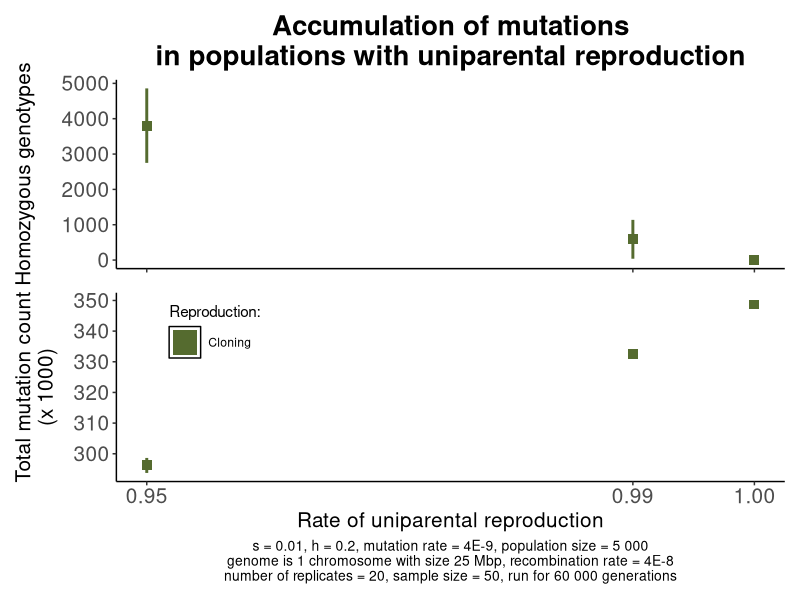

Write the R code that produced this figure.
library(ggplot2)
library(patchwork)
library(dplyr)

replicate_number=20
colours <- c("Cloning"="darkolivegreen")

#Selfing_recessive_load_all <- read.csv("Data_selfing_recessive_load.csv")
#Selfing_additive_load_all <- read.csv("Data_selfing_additive_load.csv")
#Selfing_fixed_mutations_all <- read.csv("Data_selfing_fixed_mutations.csv")

Cloning_recessive_load_all <- read.csv("Data_cloning_recessive_load.csv")
Cloning_additive_load_all <- read.csv("Data_cloning_additive_load.csv")
Cloning_fixed_mutations_all <- read.csv("Data_cloning_fixed_mutations.csv")

for (h_coefficient in c(0.2)) {

#filename_rec_selfing <- Selfing_recessive_load_all %>% filter(Dominance_coefficient == h_coefficient)
#filename_add_selfing <- Selfing_additive_load_all %>% filter(Dominance_coefficient == h_coefficient)
#filename_fix_selfing <- Selfing_fixed_mutations_all %>% filter(Dominance_coefficient == h_coefficient)

#Selfing_rec_max <- filename_rec_selfing$Expected_recessive_load+1.96*filename_rec_selfing$SD_recessive_load/sqrt(replicate_number)
#Selfing_rec_min <- filename_rec_selfing$Expected_recessive_load-1.96*filename_rec_selfing$SD_recessive_load/sqrt(replicate_number)

#Selfing_add_max <- filename_add_selfing$Expected_additive_load+1.96*filename_add_selfing$SD_additive_load/sqrt(replicate_number)
#Selfing_add_min <- filename_add_selfing$Expected_additive_load-1.96*filename_add_selfing$SD_additive_load/sqrt(replicate_number)


filename_rec_cloning <- Cloning_recessive_load_all %>% filter(Dominance_coefficient == h_coefficient)
filename_add_cloning <- Cloning_additive_load_all %>% filter(Dominance_coefficient == h_coefficient)
filename_fix_cloning <- Cloning_fixed_mutations_all %>% filter(Dominance_coefficient == h_coefficient)


Cloning_rec_max <- filename_rec_cloning$Expected_recessive_load+1.96*filename_rec_cloning$SD_recessive_load/sqrt(replicate_number)
Cloning_rec_min <- filename_rec_cloning$Expected_recessive_load-1.96*filename_rec_cloning$SD_recessive_load/sqrt(replicate_number)

Cloning_add_max <- filename_add_cloning$Expected_additive_load+1.96*filename_add_cloning$SD_additive_load/sqrt(replicate_number)
Cloning_add_min <- filename_add_cloning$Expected_additive_load-1.96*filename_add_cloning$SD_additive_load/sqrt(replicate_number)


Plot_recessive <- ggplot()+
	#geom_point(data = filename_rec_selfing, aes(x = Uniparenting_rate, y = Expected_recessive_load), color = "darkolivegreen2", size=3, shape=15)+
	#geom_linerange(data = filename_rec_selfing, 
	#		aes(x=Uniparenting_rate, 
	#		    ymax=Selfing_rec_max, 
	#		    ymin=Selfing_rec_min), color="darkolivegreen2", size=1)+
 
 	geom_point(data=filename_rec_cloning, aes(x=Uniparenting_rate, y=Expected_recessive_load), color="darkolivegreen", size=3, shape=15)+
	geom_linerange(data=filename_rec_cloning, 
			aes(x=Uniparenting_rate, 
			    ymax=Cloning_rec_max, 
			    ymin=Cloning_rec_min), color="darkolivegreen", size=1)+
	
	labs(y="Homozygous genotypes",
	     x="Rate of uniparental reproduction",
	     title="Accumulation of mutations\nin populations with uniparental reproduction")+
	 theme(panel.grid.major=element_blank(),
    	      panel.grid.minor=element_blank(),
    	      panel.background=element_blank(),
    	      axis.line = element_line(color="black"),
    	     
    	      plot.title=element_text(size=20, hjust=0.5, face="bold"),
	      plot.subtitle=element_text(size=15, hjust=1, face="bold"),
	      axis.title.y=element_text(size=15),
	      axis.title.x=element_blank(),
	      
	      axis.text.x=element_text(size=0),
	      axis.text.y=element_text(size=15),
	      
	      legend.position="none")+
	scale_colour_manual(values = colours)+
	scale_x_continuous(breaks=c(0.95, 0.99, 1))
		   
Plot_additive <- ggplot()+
	#geom_point(data=filename_add_selfing, aes(x=Uniparenting_rate, y=Expected_additive_load/1000, colour="Selfing"), size=3, shape=15)+
	#geom_linerange(data=filename_add_selfing, 
	#		aes(x=Uniparenting_rate, 
	#		    ymax=Selfing_add_max/1000, 
	#		    ymin=Selfing_add_min/1000), color="darkolivegreen2", size=1, 
	#		key_glyph = draw_key_rect)+
	
	geom_point(data=filename_add_cloning, aes(x=Uniparenting_rate, y=Expected_additive_load/1000, colour="Cloning"), size=3, shape=15)+
	geom_linerange(data=filename_add_cloning, 
			aes(x=Uniparenting_rate, 
			    ymax=Cloning_add_max/1000, 
			    ymin=Cloning_add_min/1000), color="darkolivegreen", size=1, 
			key_glyph = draw_key_rect)+
	
	labs(x="Rate of uniparental reproduction",
	     y="Total mutation count\n(x 1000)",
	     caption=paste("s = 0.01, h = ", h_coefficient, ", mutation rate = 4E-9, population size = 5 000\ngenome is 1 chromosome with size 25 Mbp, recombination rate = 4E-8\nnumber of replicates = ", replicate_number,", sample size = 50, run for 60 000 generations", sep=""),
	     colour="Reproduction: ")+
	theme(panel.grid.major=element_blank(),
    	      panel.grid.minor=element_blank(),
    	      panel.background=element_blank(),
    	      axis.line = element_line(color="black"),
    	      
	      plot.caption=element_text(size=10, hjust=0.5),
	      plot.subtitle=element_text(size=15, hjust=1, face="bold"), 
	      axis.title.y=element_text(size=15),
	      axis.title.x=element_text(size=15),
	      
	      axis.text.x=element_text(size=15),
	      axis.text.y=element_text(size=15),
	      
	      legend.position=c(0.15, 0.8),
	      legend.key = element_rect(fill = "white"))+

	guides(colour = guide_legend(override.aes = list(size = 8)))+
	
	scale_colour_manual(values = colours)+
	scale_x_continuous(breaks=c(0.95, 0.99, 1))

Plot <- Plot_recessive/Plot_additive

plot_name <- paste("Figure_Mutation_accumulation_cloning_60000_", h_coefficient, ".png",sep="")
ggsave(filename=plot_name,
	plot=Plot,
	dpi=600)
	
}
